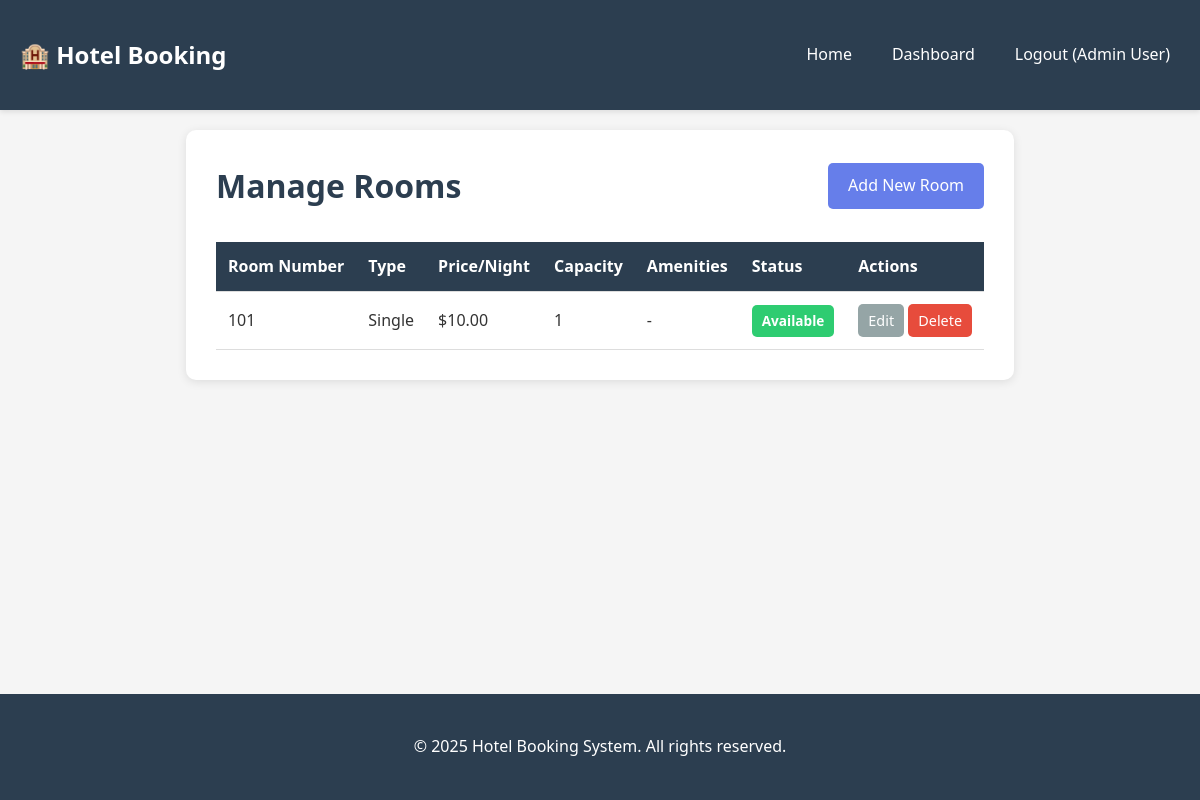
Page /admin/rooms (signed in) on the committed database.
### tables this page shows
CREATE TABLE rooms (
    room_id INTEGER PRIMARY KEY AUTOINCREMENT,
    room_number VARCHAR(10) UNIQUE NOT NULL,
    room_type VARCHAR(50) NOT NULL,
    price_per_night DECIMAL(10, 2) NOT NULL,
    capacity INTEGER NOT NULL,
    amenities TEXT,
    status VARCHAR(20) DEFAULT 'available' CHECK(status IN ('available', 'occupied', 'maintenance')),
    created_at TIMESTAMP DEFAULT CURRENT_TIMESTAMP
);

### app.py (the view)
@app.route('/admin/rooms')
@db.admin_required
def admin_rooms():
    conn = db.get_db()
    rooms = conn.execute('SELECT * FROM rooms ORDER BY room_number').fetchall()
    conn.close()
    return render_template('admin/rooms.html', rooms=rooms)

### database.py (called while the page is built)
def get_db():
    conn = sqlite3.connect(DATABASE)
    conn.row_factory = sqlite3.Row
    return conn

def login_required(f):
    @wraps(f)
    def decorated_function(*args, **kwargs):
        if 'user_id' not in session:
            return redirect(url_for('login'))
        return f(*args, **kwargs)
    return decorated_function

def admin_required(f):
    @wraps(f)
    @login_required
    def decorated_function(*args, **kwargs):
        if session.get('role') != 'admin':
            return redirect(url_for('index'))
        return f(*args, **kwargs)
    return decorated_function

### templates/admin/rooms.html (shortened to what this page needs)
{% extends "base.html" %}
{% block content %}
<div class="admin-page">
    <div class="page-header">
        <h1>Manage Rooms</h1>
        <a href="{{ url_for('add_room') }}" class="btn btn-primary">Add New Room</a>
    </div>
    <table class="data-table">
        <thead>
            <tr>
                <th>Room Number</th>
                <th>Type</th>
                <th>Price/Night</th>
                <th>Capacity</th>
                <th>Amenities</th>
                <th>Status</th>
                <th>Actions</th>
            </tr>
        </thead>
        <tbody>
            {% for room in rooms %}
            <tr>
                <td>{{ room.room_number }}</td>
                <td>{{ room.room_type }}</td>
                <td>${{ "%.2f"|format(room.price_per_night) }}</td>
                <td>{{ room.capacity }}</td>
                <td>{{ room.amenities or '-' }}</td>
                <td><span class="status-badge status-{{ room.status }}">{{ room.status|title }}</span></td>
                <td>
                    <a href="{{ url_for('edit_room', room_id=room.room_id) }}" class="btn btn-sm btn-secondary">Edit</a>
                    <a href="{{ url_for('delete_room', room_id=room.room_id) }}"
                       class="btn btn-sm btn-danger"
                       onclick="return confirm('Are you sure you want to delete this room?')">Delete</a>
                </td>
            </tr>
            {% endfor %}
        </tbody>
    </table>
</div>
{% endblock %}

### static/css/style.css (style rules this page uses)
* { margin: 0; padding: 0; box-sizing: border-box; }
body { font-family: 'Segoe UI', Tahoma, Geneva, Verdana, sans-serif; line-height: 1.6; color: #333; background-color: #f5f5f5; min-height: 100vh; display: flex; flex-direction: column; }
.btn { padding: 10px 20px; border: none; border-radius: 5px; cursor: pointer; font-size: 1rem; text-decoration: none; display: inline-block; transition: all 0.3s; }
.btn-primary { background-color: #667eea; color: white; }
.btn-secondary { background-color: #95a5a6; color: white; }
.btn-danger { background-color: #e74c3c; color: white; }
.btn-sm { padding: 5px 10px; font-size: 0.9rem; }
.status-available { background-color: #2ecc71; color: white; }
.admin-page { background: white; padding: 30px; border-radius: 10px; box-shadow: 0 2px 10px rgba(0,0,0,0.1); }
.page-header { display: flex; justify-content: space-between; align-items: center; margin-bottom: 30px; }
.page-header h1 { color: #2c3e50; }
.data-table { width: 100%; border-collapse: collapse; margin-top: 20px; background: white; }
.data-table thead { background-color: #2c3e50; color: white; }
.data-table th, .data-table td { padding: 12px; text-align: left; border-bottom: 1px solid #ddd; }
.status-badge { display: inline-block; padding: 5px 10px; border-radius: 5px; font-size: 0.85rem; font-weight: 600; }

### rows in the picture
rooms: room_number "101", room_type "Single", price_per_night "10.00", capacity "1", amenities "-", status "Available"

### other values in the picture
{{ session.name }} "Admin User"
